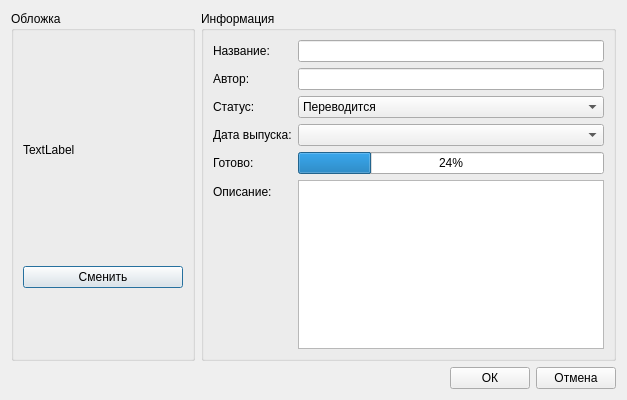
<?xml version="1.0" encoding="UTF-8"?>
<ui version="4.0">
 <class>ProjectProperties</class>
 <widget class="QDialog" name="ProjectProperties">
  <property name="windowModality">
   <enum>Qt::WindowModal</enum>
  </property>
  <property name="geometry">
   <rect>
    <x>0</x>
    <y>0</y>
    <width>627</width>
    <height>400</height>
   </rect>
  </property>
  <property name="windowTitle">
   <string>Dialog</string>
  </property>
  <layout class="QGridLayout" name="gridLayout">
   <item row="0" column="0">
    <widget class="QGroupBox" name="groupBox">
     <property name="title">
      <string>Обложка</string>
     </property>
     <layout class="QVBoxLayout" name="verticalLayout">
      <item>
       <widget class="QLabel" name="lCover">
        <property name="minimumSize">
         <size>
          <width>160</width>
          <height>220</height>
         </size>
        </property>
        <property name="maximumSize">
         <size>
          <width>160</width>
          <height>220</height>
         </size>
        </property>
        <property name="text">
         <string>TextLabel</string>
        </property>
       </widget>
      </item>
      <item>
       <widget class="QPushButton" name="pbChangeCover">
        <property name="text">
         <string>Сменить</string>
        </property>
       </widget>
      </item>
      <item>
       <spacer name="verticalSpacer">
        <property name="orientation">
         <enum>Qt::Vertical</enum>
        </property>
        <property name="sizeHint" stdset="0">
         <size>
          <width>20</width>
          <height>40</height>
         </size>
        </property>
       </spacer>
      </item>
     </layout>
    </widget>
   </item>
   <item row="0" column="1">
    <widget class="QGroupBox" name="groupBox_2">
     <property name="title">
      <string>Информация</string>
     </property>
     <layout class="QFormLayout" name="formLayout">
      <item row="0" column="0">
       <widget class="QLabel" name="label">
        <property name="text">
         <string>Название:</string>
        </property>
       </widget>
      </item>
      <item row="0" column="1">
       <widget class="QLineEdit" name="leName"/>
      </item>
      <item row="2" column="0">
       <widget class="QLabel" name="label_2">
        <property name="text">
         <string>Статус:</string>
        </property>
       </widget>
      </item>
      <item row="2" column="1">
       <widget class="QComboBox" name="cbStatus">
        <item>
         <property name="text">
          <string>Переводится</string>
         </property>
        </item>
        <item>
         <property name="text">
          <string>Заморожен</string>
         </property>
        </item>
        <item>
         <property name="text">
          <string>Завершен</string>
         </property>
        </item>
       </widget>
      </item>
      <item row="1" column="0">
       <widget class="QLabel" name="label_3">
        <property name="text">
         <string>Автор:</string>
        </property>
       </widget>
      </item>
      <item row="1" column="1">
       <widget class="QLineEdit" name="leAuthor"/>
      </item>
      <item row="3" column="0">
       <widget class="QLabel" name="label_4">
        <property name="text">
         <string>Дата выпуска:</string>
        </property>
       </widget>
      </item>
      <item row="3" column="1">
       <widget class="QComboBox" name="cbReleaseDate"/>
      </item>
      <item row="5" column="0">
       <widget class="QLabel" name="label_5">
        <property name="text">
         <string>Описание:</string>
        </property>
       </widget>
      </item>
      <item row="5" column="1">
       <widget class="QTextEdit" name="teDescription"/>
      </item>
      <item row="4" column="1">
       <widget class="QProgressBar" name="pbCompleted">
        <property name="value">
         <number>24</number>
        </property>
       </widget>
      </item>
      <item row="4" column="0">
       <widget class="QLabel" name="label_6">
        <property name="text">
         <string>Готово:</string>
        </property>
       </widget>
      </item>
     </layout>
    </widget>
   </item>
   <item row="1" column="0" colspan="2">
    <layout class="QHBoxLayout" name="horizontalLayout">
     <item>
      <spacer name="horizontalSpacer">
       <property name="orientation">
        <enum>Qt::Horizontal</enum>
       </property>
       <property name="sizeHint" stdset="0">
        <size>
         <width>40</width>
         <height>20</height>
        </size>
       </property>
      </spacer>
     </item>
     <item>
      <widget class="QPushButton" name="pbOK">
       <property name="text">
        <string>ОК</string>
       </property>
      </widget>
     </item>
     <item>
      <widget class="QPushButton" name="pbCancle">
       <property name="text">
        <string>Отмена</string>
       </property>
      </widget>
     </item>
    </layout>
   </item>
  </layout>
 </widget>
 <resources/>
 <connections/>
</ui>
